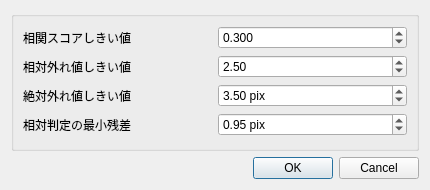
<?xml version="1.0" encoding="UTF-8"?>
<ui version="4.0">
 <class>least_squares_settings</class>
 <widget class="QDialog" name="least_squares_settings">
  <property name="geometry">
   <rect>
    <x>0</x>
    <y>0</y>
    <width>430</width>
    <height>190</height>
   </rect>
  </property>
  <property name="windowTitle">
   <string>Dialog</string>
  </property>
  <layout class="QGridLayout" name="gridLayout">
   <item row="0" column="0">
    <widget class="QGroupBox" name="groupBox">
     <property name="title">
      <string/>
     </property>
     <layout class="QGridLayout" name="gridLayout_2">
      <item row="0" column="0">
       <widget class="QLabel" name="label">
        <property name="text">
         <string>相関スコアしきい値</string>
        </property>
       </widget>
      </item>
      <item row="0" column="1">
       <widget class="QDoubleSpinBox" name="doubleSpinBox">
        <property name="decimals">
         <number>3</number>
        </property>
        <property name="minimum">
         <double>0.000000000000000</double>
        </property>
        <property name="maximum">
         <double>1.000000000000000</double>
        </property>
        <property name="singleStep">
         <double>0.010000000000000</double>
        </property>
        <property name="value">
         <double>0.300000000000000</double>
        </property>
       </widget>
      </item>
      <item row="1" column="0">
       <widget class="QLabel" name="label_2">
        <property name="text">
         <string>相対外れ値しきい値</string>
        </property>
       </widget>
      </item>
      <item row="1" column="1">
       <widget class="QDoubleSpinBox" name="doubleSpinBox_2">
        <property name="decimals">
         <number>2</number>
        </property>
        <property name="minimum">
         <double>0.000000000000000</double>
        </property>
        <property name="maximum">
         <double>100.000000000000000</double>
        </property>
        <property name="singleStep">
         <double>0.100000000000000</double>
        </property>
        <property name="value">
         <double>2.500000000000000</double>
        </property>
       </widget>
      </item>
      <item row="2" column="0">
       <widget class="QLabel" name="label_3">
        <property name="text">
         <string>絶対外れ値しきい値</string>
        </property>
       </widget>
      </item>
      <item row="2" column="1">
       <widget class="QDoubleSpinBox" name="doubleSpinBox_3">
        <property name="suffix">
         <string> pix</string>
        </property>
        <property name="decimals">
         <number>2</number>
        </property>
        <property name="minimum">
         <double>0.000000000000000</double>
        </property>
        <property name="maximum">
         <double>1000.000000000000000</double>
        </property>
        <property name="singleStep">
         <double>0.100000000000000</double>
        </property>
        <property name="value">
         <double>3.500000000000000</double>
        </property>
       </widget>
      </item>
      <item row="3" column="0">
       <widget class="QLabel" name="label_4">
        <property name="text">
         <string>相対判定の最小残差</string>
        </property>
       </widget>
      </item>
      <item row="3" column="1">
       <widget class="QDoubleSpinBox" name="doubleSpinBox_4">
        <property name="suffix">
         <string> pix</string>
        </property>
        <property name="decimals">
         <number>2</number>
        </property>
        <property name="minimum">
         <double>0.000000000000000</double>
        </property>
        <property name="maximum">
         <double>1000.000000000000000</double>
        </property>
        <property name="singleStep">
         <double>0.100000000000000</double>
        </property>
        <property name="value">
         <double>0.950000000000000</double>
        </property>
       </widget>
      </item>
     </layout>
    </widget>
   </item>
   <item row="1" column="0">
    <widget class="QDialogButtonBox" name="buttonBox">
     <property name="orientation">
      <enum>Qt::Orientation::Horizontal</enum>
     </property>
     <property name="standardButtons">
      <set>QDialogButtonBox::StandardButton::Cancel|QDialogButtonBox::StandardButton::Ok</set>
     </property>
    </widget>
   </item>
  </layout>
 </widget>
 <resources/>
 <connections>
  <connection>
   <sender>buttonBox</sender>
   <signal>accepted()</signal>
   <receiver>least_squares_settings</receiver>
   <slot>accept()</slot>
   <hints>
    <hint type="sourcelabel">
     <x>248</x>
     <y>167</y>
    </hint>
    <hint type="destinationlabel">
     <x>157</x>
     <y>189</y>
    </hint>
   </hints>
  </connection>
  <connection>
   <sender>buttonBox</sender>
   <signal>rejected()</signal>
   <receiver>least_squares_settings</receiver>
   <slot>reject()</slot>
   <hints>
    <hint type="sourcelabel">
     <x>316</x>
     <y>167</y>
    </hint>
    <hint type="destinationlabel">
     <x>286</x>
     <y>189</y>
    </hint>
   </hints>
  </connection>
 </connections>
</ui>
